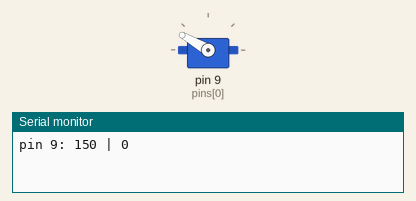
This sketch was run on a simulated Arduino Uno, built with avr-gcc and run on an emulated ATmega328P. Shown: servo, the last lines printed to the serial monitor.

Above: at 2.05 s.
At 3.7 s:
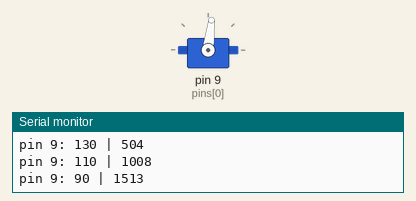
At 5.85 s:
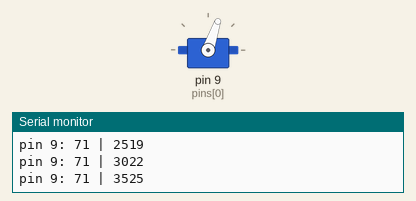
At 9.7 s:
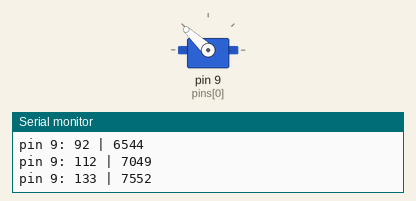
Timing chart, 0 to 15.0 s (numbered marks = the images above):
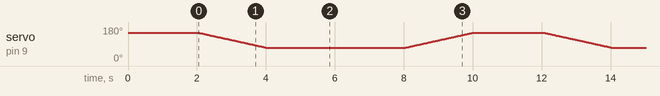

The sketch:

jailmake_servo_box.ino
```cpp
/*
Open 3 boxes with 3 servos
*/
#include <Servo.h>

unsigned long openDuration = 2000;
unsigned long pauseWhileOpen = 4000;
unsigned long closeDuration = 2000;
unsigned long pauseBeforeNext = 2000;

unsigned long now = 0;
unsigned long startCycle = 0;
unsigned long elapsedTime = 0;
unsigned long lastLogTime = 0;

int loopDelay = 20; // Change me for smother moves. Less than 50 seems to cause the servo some confusion.
int openPos = 70;
int closedPos = 150;
int currentServo = 0;

Servo s1;
Servo s2;
Servo s3;
Servo servos[] = {s1, s2, s3};

int numberOfServos = 1;

int pins[] = {9,10,11};
int positions[] = {closedPos,closedPos,closedPos};

void setup() {
  Serial.begin(9600);

  delay(1000);

  // Initialise the servos. Write the closed pos to the servos and attach.
  for (int j=0; j < numberOfServos; j++) {
      // set to initial positions.
    servos[j].write(positions[j]);
    servos[j].attach(pins[j]);
  }

  delay(1000);

  // Detach the servos. They make a noise whilst attached, even when we're not writing.
  for (int h=0; h < numberOfServos; h++) {
    servos[h].detach();
  }
}

void loop() {

  now = millis();

  if (startCycle == 0){
    startCycle = now;
    servos[currentServo].attach(pins[currentServo]);
  }

  elapsedTime = now - startCycle;

  // write the current position to each servo.
  for (int i=0; i < numberOfServos; i++) {
    int pos = constrain(positions[i], openPos, closedPos);
    // avoid sending a signal to a servo in the closed position to reduce the noise when servos aren't doing useful work.
    if (pos != closedPos) {
       servos[i].write(pos);
    }
  }

  // unpdate the postions for next pass
  if (elapsedTime <= openDuration){
    // we opening
    positions[currentServo] = map(elapsedTime, 0, openDuration, closedPos, openPos);

  } else if (elapsedTime <= (openDuration + pauseWhileOpen)){
    // holding open

  } else if (elapsedTime <= (openDuration + pauseWhileOpen + closeDuration)){
    // closing
    unsigned long t = (openDuration + pauseWhileOpen + closeDuration) - elapsedTime;
    positions[currentServo] = map(t, 0, closeDuration, closedPos, openPos);

  } else if (elapsedTime <= (openDuration + pauseWhileOpen + closeDuration + pauseBeforeNext)){
    // holding closed
    servos[currentServo].detach();

  } else {
    // we've done a loop, move to next servo, reset the startCycle
    currentServo = (currentServo + 1) % numberOfServos;
    startCycle = 0;

    servos[currentServo].attach(pins[currentServo]);
  }

  delay(loopDelay);
  logState();
}

// Dump useful state nuggets to the Serial monitor
void logState(){

  if (millis() - lastLogTime < 500){
    return;
  }
  lastLogTime = millis();

  for (int i=0; i < numberOfServos; i++) {
    Serial.print("pin ");
    Serial.print(pins[i]);
    Serial.print(": ");
    Serial.print(positions[i]);
    Serial.print(" | ");
  }
  Serial.print(elapsedTime);
  Serial.println("");
}

// not called, use me to test out servo positions.
void testLoop() {
  for (int i=0; i < numberOfServos; i++) {
     servos[i].write(closedPos);
  }

  delay(2000);

  for (int j=0; j < numberOfServos; j++) {
      // set to initial positions.
    servos[j].detach();
  }
}
```
